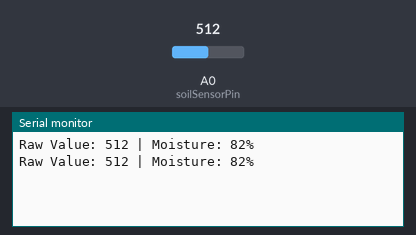
Simulated run of this sketch. Board: Arduino Uno, built with avr-gcc and run on an emulated ATmega328P. On the bench: the last lines printed to the serial monitor. Inputs (shaded band) come from the test bench; at power-on: A0 (soilSensorPin) = 512.

Above: at 1.8 s.
1.9 s: A0 (soilSensorPin) set to 716
At 2.8 s:
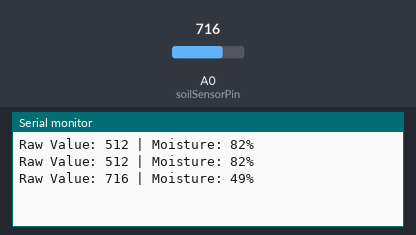
3.4 s: A0 (soilSensorPin) set to 900
At 4.4 s:
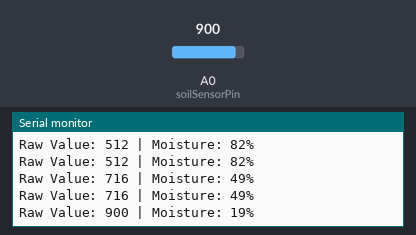
Timing chart, 0 to 6.4 s (numbered marks = the images above; inputs shaded):
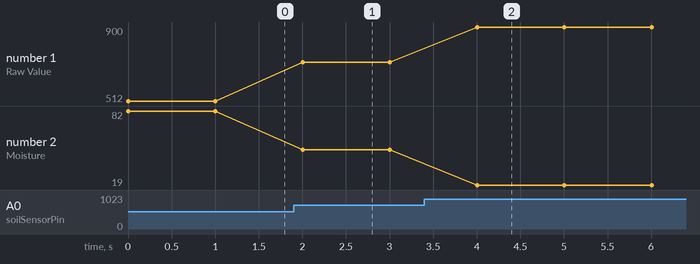

The sketch:

Project_35_Soil_Moisture_Sensor.ino
```cpp
// Project 35: Soil Moisture Sensor
// Reads the moisture level of soil and prints it.

const int soilSensorPin = A0;

void setup() {
  Serial.begin(9600);
}

void loop() {
  int sensorValue = analogRead(soilSensorPin);

  // The raw value is higher when dry and lower when wet.
  // We can map it to a percentage to make it more intuitive.
  int moisturePercentage = map(sensorValue, 1023, 400, 0, 100);
  // Note: You may need to calibrate the min/max values (1023, 400) for your specific sensor and soil.

  Serial.print("Raw Value: ");
  Serial.print(sensorValue);
  Serial.print(" | Moisture: ");
  Serial.print(moisturePercentage);
  Serial.println("%");

  delay(1000);
}
```

Measured:
- after the input at 1.9 s, the serial monitor: prints a new line after 0.10 s (image 1)
- after the input at 3.4 s, the serial monitor: prints a new line after 0.60 s (image 2)
- plotted number 1: 512 → 716 after the input at 1.9 s, 716 → 900 after the input at 3.4 s
- plotted number 2: 82 → 49 after the input at 1.9 s, 49 → 19 after the input at 3.4 s
